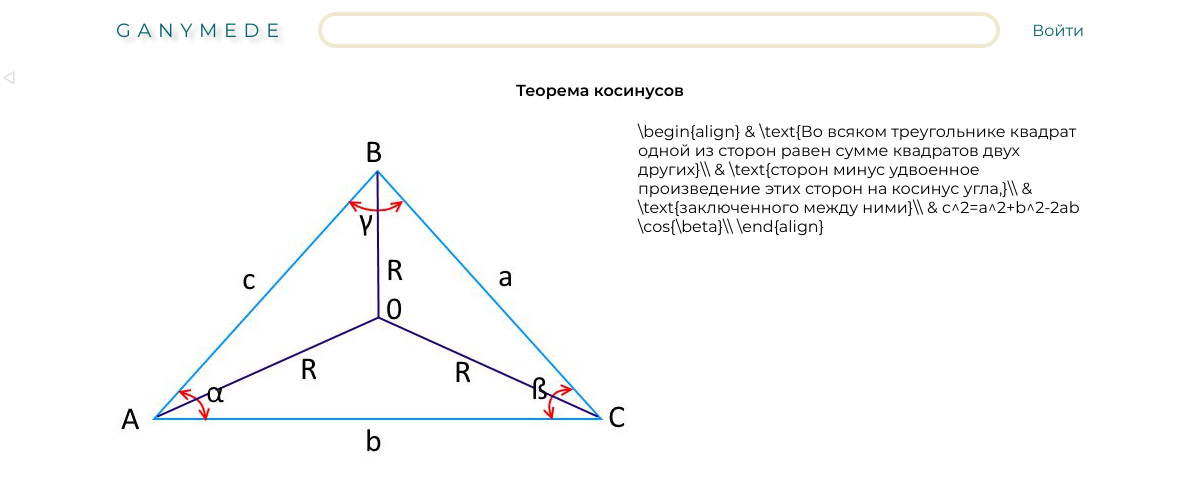
Screenshot of /theorems/index.php?theorem_id=1 with the database file from the repository.
### tables this page shows
CREATE TABLE geom_theorems (

	`theorem_id` int NOT NULL PRIMARY KEY AUTO_INCREMENT,
	`theorem_title` varchar(200) NOT NULL,
	`theorem_image_src` varchar(200), 
	`theorem_content` text NOT NULL,
	`attributes` JSON

);

### php/renderer.php (called while the page is built, shortened)
<?php
class Renderer {
	public static function render($template_path, $data = array(), $exit = false) {
		include DOCROOT . '/templates/' . $template_path;
		if ($exit) {
			exit();
		}
	}
}
?>

### php/theorem-module.php (called while the page is built, shortened)
<?php
require_once PHPROOT . '/db.php';
function get_theorem_data($theorem_id) {
	global $link, $THEOREM_IMAGE_PATH;
	$query = "
		SELECT *
		FROM geom_theorems
		WHERE theorem_id = '" . $theorem_id . "';";
	if (($result = $link->query($query)) && $result->num_rows) {
		$theorem_data = $result->fetch_assoc();
		$theorem_data['theorem_image_src'] = $THEOREM_IMAGE_PATH . '/' . $theorem_data['theorem_image_src'];
		return $theorem_data;
	}
}
?>

### templates/theorem.phtml (the view, shortened to what this page needs)
<!DOCTYPE html>
<?php
require_once PHPROOT . '/renderer.php';
?>
<html>
	<head>
		<link rel="stylesheet" href="/css/main.css">
	</head>
	<body>
		<?php include('header.phtml');?>
		<div class="container">
			<main>
				<article class="main-article">
					<h4 class="article-heading"><?= @$theorem['theorem_title']; ?></h4>
					<section>
						<img class="theorem-image" src="<?=@$theorem['theorem_image_src'];?>">
						<p>
							<?=@$theorem['theorem_content'];?>
						</p>
					</section>
				</article>
			</main>
		</div>
	</body>
</html>

### css/main.css (style rules this page uses)
:root { --main-beige-color: #eee9cf; --main-green-color: #056367; }
html, body { margin: 0; }
body { padding-top: 60px; overflow-y: scroll; }
body > .container { margin: 0 auto; position: relative; width: 100%; max-width: 1000px; }
body > .container > main { padding: 0 16px; }
main .main-article { font-family: Montserrat; }
article .article-heading { text-align: center; }

### templates/theorem.phtml (style rules this page uses)
.main-article { clear: both; }
.theorem-image { float: left; }

### rows the page displays
geom_theorems: theorem_title "Теорема косинусов", theorem_content "\\begin{align} & \\text{Во всяком треугольнике квадрат одной из сторон равен сумме квадратов двух других}\\\\ & \\text{сторон минус удвоенное произведение этих сторон на косинус угла,}\\\\ & \\text{заключенного между ними}\\\\ & c^2=a^2+b^2-2ab \\cos{\\beta}\\\\ \\end{align}"
